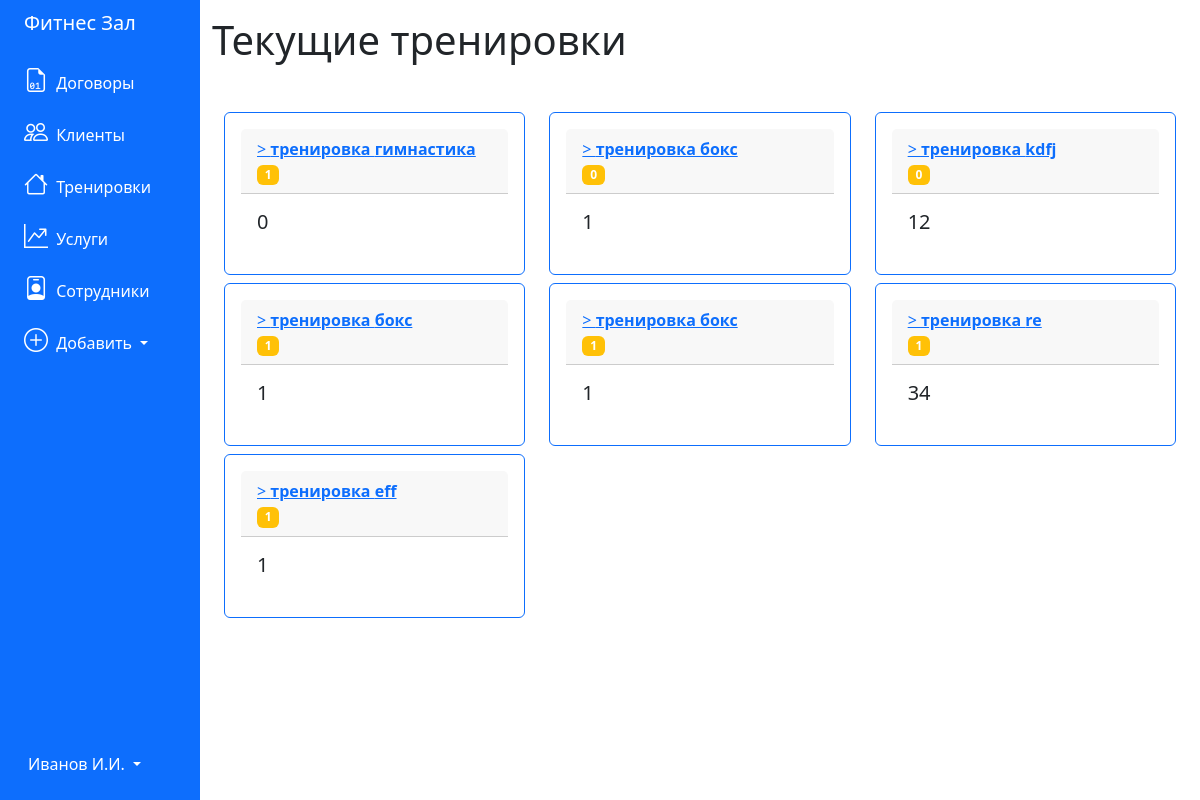
Screenshot of /trainings with the database file from the repository.
### tables this page shows
CREATE TABLE "trainings" (
	"id_training"	INTEGER,
	"duration"	INTEGER,
	"employee_id"	INTEGER,
	"amount"	INTEGER,
	"description"	TEXT,
	"client_id"	INTEGER,
	PRIMARY KEY("id_training" AUTOINCREMENT)
);

### app.py (the view)
@app.route('/trainings')
def trainings():
    conn = get_db_connection()
    pos = conn.execute("""SELECT * FROM trainings""").fetchall()
    conn.close()
    return render_template('trainings.html', trainings=pos)

### app.py (called while the page is built)
def get_db_connection():
    conn = sqlite3.connect('../pythonProject4/database.db')
    conn.row_factory = sqlite3.Row
    return conn

### templates/trainings.html
{% extends 'base.html' %}
{% block content %}
<h1>{% block title %} Текущие тренировки {% endblock %}</h1>
<div class="container mt-5 mb-3">
    <div class="row">
        {% for training in trainings %}
        <div class="col-md-4">
            <div class="card p-3 mb-2 border-primary">
                <div class="card-header">
                    <a href="{{ url_for('training', training_id=training['id_training']) }}">>
                        <b>тренировка {{ training['description'] }}</b>
                    </a>
                    <br>
                    <span class="badge bg-warning">{{ training['employee_id'] }}</span>
                </div>
                <div class="card-body">
                    <h5 class="card-title">{{ training['duration'] }}
                    </h5>
                </div>
            </div>
        </div>
        {% endfor %}
    </div>
</div>
{% endblock %}

### rows the page displays
trainings: description "гимнастика", employee_id "1", duration "0"
trainings: description "бокс", employee_id "0", duration "1"
trainings: description "kdfj", employee_id "0", duration "12"
trainings: description "бокс", employee_id "1", duration "1"
trainings: description "бокс", employee_id "1", duration "1"
trainings: description "re", employee_id "1", duration "34"
trainings: description "eff", employee_id "1", duration "1"
